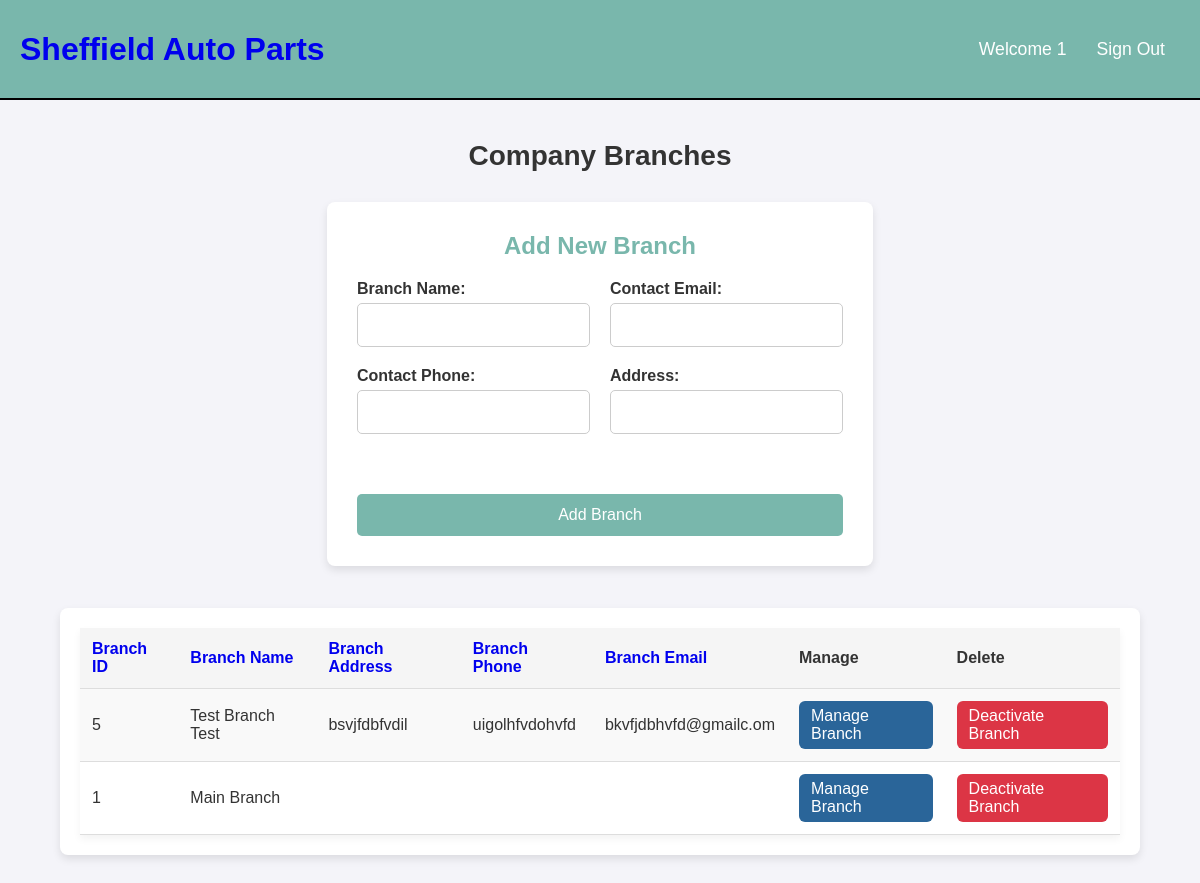
The app's page /view_branches.php?sort_column=branch_id&sort_order=desc (signed in) with its own data.
### tables this page shows
CREATE TABLE `users` (
  `user_id` int(11) NOT NULL,
  `username` varchar(50) NOT NULL,
  `password` varchar(255) NOT NULL,
  `email` varchar(99) NOT NULL,
  `role` varchar(20) NOT NULL,
  `active` tinyint(1) DEFAULT 1
);

CREATE TABLE `branches` (
  `branch_id` int(11) NOT NULL,
  `branch_name` varchar(255) NOT NULL,
  `branch_address` varchar(255) DEFAULT NULL,
  `branch_phone` varchar(20) DEFAULT NULL,
  `branch_email` varchar(255) DEFAULT NULL
);

### include/functions.php (called while the page is built, shortened)
<?php
function check_login($con){
  if(isset($_SESSION['user_id'])){
    $users_id = $_SESSION['user_id'];
    $check_login_query = "SELECT * FROM users WHERE user_id = '$users_id'";
    $logged_in_result = mysqli_query($con,$check_login_query);
    if($logged_in_result && mysqli_num_rows($logged_in_result) === 1){
      $user_data = mysqli_fetch_assoc($logged_in_result);
      return $user_data;
    }
  }
}
?>

### include/init.php (called while the page is built, shortened)
<?php
include('include/connection.php');
include('include/functions.php');
$user_data = check_login($con);
?>

### view_branches.php (the view, shortened to what this page needs)
<?php
include('include/init.php');
$sort_column = isset($_GET['sort_column']) ? $_GET['sort_column'] : 'branch_id';
$sort_order = isset($_GET['sort_order']) && $_GET['sort_order'] === 'desc' ? 'desc' : 'asc';
$next_sort_order = $sort_order === 'asc' ? 'desc' : 'asc';
$sql = "SELECT branch_id, branch_name, branch_address, branch_phone, branch_email FROM branches
        ORDER BY $sort_column $sort_order";
$result = $con->query($sql);
?>
<!DOCTYPE html>
<html lang="en">
<head>
    <link rel="stylesheet" href="style/base.css">
    <link rel="stylesheet" href="style/tablelist.css">
</head>
<body>
<?php include('include/header.php')?>
    <div class="page-container">
        <h2 class="page-title">Company Branches</h2>
        <form action="view_branches.php" method="POST" class="adding-form">
            <h3>Add New Branch</h3>
            <div class="form-columns">
                <div class="left-column">
                    <div class="form-box">
                        <label for="branch_name">Branch Name:</label>
                        <input type="text" id="branch_name" name="branch_name" required>
                    </div>
                    <div class="form-box">
                        <label for="branch_phone">Contact Phone:</label>
                        <input type="text" id="branch_phone" name="branch_phone" required>
                    </div>
                </div>
                <div class="right-column">
                    <div class="form-box">
                        <label for="branch_email">Contact Email:</label>
                        <input type="email" id="branch_email" name="branch_email" required>
                    </div>
                    <div class="form-box">
                        <label for="branch_address">Address:</label>
                        <input type="text" id="branch_address" name="branch_address" required>
                    </div>
                </div>
            </div>
            <button type="submit" name="add_branch" class="save-btn">Add Branch</button>
        </form>
        <div class="table-container">
            <table class="inventory-list">
                <thead>
                    <tr>
                        <th><a href="?sort_column=branch_id&sort_order=<?php echo $next_sort_order; ?>">Branch ID</a></th>
                        <th><a href="?sort_column=branch_name&sort_order=<?php echo $next_sort_order; ?>">Branch Name</a></th>
                        <th><a href="?sort_column=branch_address&sort_order=<?php echo $next_sort_order; ?>">Branch Address</a></th>
                        <th><a href="?sort_column=branch_phone&sort_order=<?php echo $next_sort_order; ?>">Branch Phone</a></th>
                        <th><a href="?sort_column=branch_email&sort_order=<?php echo $next_sort_order; ?>">Branch Email</a></th>
                        <th>Manage</th>
                        <th>Delete</th>
                    </tr>
                </thead>
                <tbody>
                    <?php if ($result->num_rows > 0): ?>
                        <?php while ($row = $result->fetch_assoc()): ?>
                            <tr>
                                <td><?php echo htmlspecialchars($row['branch_id']); ?></td>
                                <td><?php echo htmlspecialchars($row['branch_name']); ?></td>
                                <td><?php echo htmlspecialchars($row['branch_address']); ?></td>
                                <td><?php echo htmlspecialchars($row['branch_phone']); ?></td>
                                <td><?php echo htmlspecialchars($row['branch_email']); ?></td>
                                <td><a href="manage_branches.php?branch_id=<?php echo $row['branch_id']; ?>" class="manage-btn">Manage Branch</a></td>
                                <td><a href="view_branches.php?deactivate_branch_id=<?php echo $row['branch_id']; ?>" class="remove-btn" onclick="return confirm('Are you sure you want to deactivate this branch?');">Deactivate Branch</a></td>
                            </tr>
                        <?php endwhile; ?>
                    <?php else: ?>
                        <tr>
                            <td colspan="7">No branches found.</td>
                        </tr>
                    <?php endif; ?>
                </tbody>
            </table>
        </div>
    </div>
</body>
</html>

### include/header.php
<link rel="stylesheet" href="style/header.css">
<header>
  <div class="logo">
  <h1 class="logo-text">
    <a href="home.php">
      <span>Sheffield</span> Auto Parts
    </a>
  </h1>
</div>
<ul class="navbar">
  <li><a href="home.php">Welcome <?php echo htmlspecialchars($user_data['username']); ?></a></li>
  <li><a href="logout.php">Sign Out</a></li>
</ul>
</header>

### style/base.css (style rules this page uses)
* { font-family: 'Poppins', sans-serif; margin: 0; padding: 0; box-sizing: border-box; text-decoration: none; }
body { background-color: #f9f9f9; min-height: 100vh; }
.page-container { min-height: 75vh; width: 100%; background-position: center; background-size: cover; position: relative; display: flex; flex-direction: column; margin: 0 auto; padding-top: 0px; justify-content: center; align-items: center; }
.page-title { margin-top: 20px; font-size: 24px; margin-bottom: 20px; text-align: center; }
.form, .adding-form { display: flex; flex-direction: column; max-width: 1000px; margin: 10px auto; padding: 30px; background-color: #ffffff; border-radius: 8px; box-shadow: 0 4px 8px rgba(0, 0, 0, 0.1); justify-content: center; align-items: center; }
.form h3, .adding-form h3 { width: 100%; text-align: center; color: #79B7AC; margin-bottom: 20px; font-size: 24px; font-weight: bold; }
.form-columns { display: flex; justify-content: space-between; margin-bottom: 20px; width: 100%; gap: 20px; }
.left-column, .right-column { display: flex; flex-direction: column; width: 100%; }
.form-box { display: flex; flex-direction: column; margin-bottom: 20px; }
.form-box label { font-weight: bold; margin-bottom: 5px; }
.form-box input, .form-box textarea, .form-box select { padding: 12px; border: 1px solid #ccc; border-radius: 5px; font-size: 16px; width: 100%; box-sizing: border-box; }
.save-btn { display: block; width: 100%; padding: 12px 15px; background-color: #79B7AC; color: white; border: none; border-radius: 5px; cursor: pointer; font-size: 16px; margin-top: 20px; }

### style/tablelist.css (style rules this page uses)
* { font-family: 'Poppins', sans-serif; margin: 0; padding: 0; box-sizing: border-box; text-decoration: none; }
body { background-color: #f4f4f9; color: #333; }
.page-container { min-height: auto; width: 100%; position: relative; display: flex; flex-direction: column; padding-top: 20px; margin: 0 auto; align-items: center; }
.page-title { margin-top: 20px; margin-bottom: 20px; font-size: 28px; font-weight: 600; text-align: center; color: #333; }
.table-container { background-color: #fff; width: 90%; max-width: 1600px; padding: 1.25rem; border-radius: 8px; margin: 2rem auto; box-shadow: 0 4px 8px rgba(0, 0, 0, 0.1); overflow-x: auto; }
.inventory-list { width: 100%; border-collapse: collapse; background-color: #fff; box-shadow: 0 4px 8px rgba(0, 0, 0, 0.05); }
.inventory-list thead { background-color: #f5f5f5; }
.inventory-list th, .inventory-list td { padding: 12px; text-align: left; border-bottom: 1px solid #ddd; }
.inventory-list th { font-weight: bold; background-color: #f5f5f5; color: #333; }
.inventory-list tbody tr { background-color: #fff; }
.inventory-list tbody tr:nth-child(odd) { background-color: #f9f9f9; }
.manage-btn { background-color: #2a6599; display: inline-block; padding: 6px 12px; cursor: pointer; color: white; border: none; border-radius: 6px; font-size: 16px; transition: background-color 0.3s ease; }
.remove-btn { display: inline-block; padding: 6px 12px; cursor: pointer; color: white; background-color: #dc3545; border: none; border-radius: 6px; font-size: 16px; transition: background-color 0.3s ease; }

### style/header.css (style rules this page uses)
header { background: #79B7AC; height: 100px; display: flex; justify-content: space-between; align-items: center; border-bottom: 2px solid black; color: white; padding: 0 20px; }
header .logo { max-height: 80px; display: flex; align-items: center; color: white; }
header .navbar { display: flex; align-items: center; }
header ul { margin: 20; padding: 20; list-style: none; display: flex; color: white; }
header ul li { position: relative; }
header ul li a { display: block; padding: 20px 15px; font-size: 1.1em; color: white; text-decoration: none; border-radius: 4px; }

### records on screen
users: username "1"
branches: branch_id "5", branch_name "Test Branch Test", branch_address "bsvjfdbfvdil", branch_phone "uigolhfvdohvfd", branch_email "bkvfjdbhvfd@gmailc.om"
branches: branch_id "1", branch_name "Main Branch"
